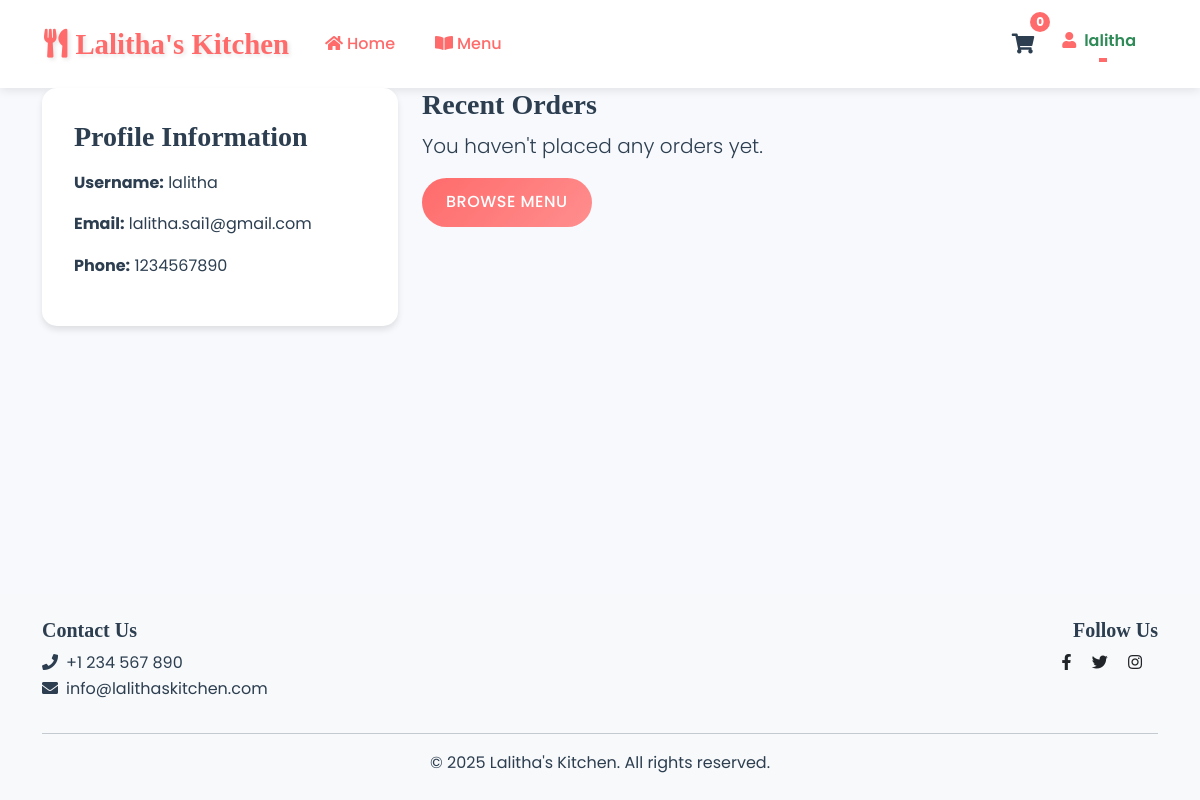
Screenshot of /profile/ (signed in) with the database file from the repository.
### core/models.py (models this page shows)
class User(AbstractUser):
    phone_regex = RegexValidator(
        regex=r'^\+?1?\d{9,15}$',
        message="Phone number must be entered in the format: '+999999999'. Up to 15 digits allowed."
    )
    phone_number = models.CharField(validators=[phone_regex], max_length=17, blank=False)
    email = models.EmailField(unique=True, blank=False)

### core/views.py (the view)
# urls.py: path('profile/', views.profile, name='profile'),  # Added profile URL
@login_required
def profile(request):
    cart_count = get_cart_count(request)
    if request.method == 'POST':
        form = UserChangeForm(request.POST, instance=request.user)
        if form.is_valid():
            form.save()
            messages.success(request, 'Your profile has been updated successfully!')
            return redirect('profile')
    else:
        form = UserChangeForm(instance=request.user)
    recent_orders = Order.objects.filter(user=request.user).order_by('-created_at')[:5]
    context = {
        'form': form,
        'recent_orders': recent_orders,
        'cart_count': cart_count,
    }
    return render(request, 'core/profile.html', context)

### core/context_processors.py (called while the page is built)
def cart_count_processor(request):
    cart = request.session.get('cart', {})
    cart_count = sum(cart.values()) if cart else 0
    return {'cart_count': cart_count}

### core/views.py (called while the page is built)
def get_cart_count(request):
    cart = request.session.get('cart', {})
    return sum(cart.values()) if cart else 0

### templates/core/profile.html (shortened to what this page needs)
{% extends 'base.html' %}
{% block content %}
<div class="container">
    <div class="row">
        <div class="col-md-4">
            <div class="card">
                <div class="card-body">
                    <h3 class="card-title">Profile Information</h3>
                    <p><strong>Username:</strong> {{ user.username }}</p>
                    <p><strong>Email:</strong> {{ user.email }}</p>
                    <p><strong>Phone:</strong> {{ user.phone_number }}</p>
                </div>
            </div>
        </div>
        <div class="col-md-8">
            <h3>Recent Orders</h3>
            {% if orders %}
                <div class="list-group">
                    {% for order in orders %}
                    <a href="{% url 'order_detail' order.id %}" class="list-group-item list-group-item-action">
                        <div class="d-flex w-100 justify-content-between">
                            <h5 class="mb-1">Order #{{ order.id }}</h5>
                            <small>{{ order.created_at|date:"F j, Y, g:i a" }}</small>
                        </div>
                        <p class="mb-1">Total: €{{ order.total_amount }}</p>
                        <span class="badge status-badge status-{{ order.status }}">{{ order.status|title }}</span>
                    </a>
                    {% endfor %}
                </div>
            {% else %}
                <p class="lead">You haven't placed any orders yet.</p>
                <a href="{% url 'menu' %}" class="btn btn-primary">Browse Menu</a>
            {% endif %}
        </div>
    </div>
</div>
{% endblock %}

### templates/base.html (shortened to what this page needs)
{% load static %}
<!DOCTYPE html>
<html lang="en">
<head>
    <link href="https://cdn.jsdelivr.net/npm/bootstrap@5.1.3/dist/css/bootstrap.min.css" rel="stylesheet">
    <link rel="stylesheet" href="https://cdnjs.cloudflare.com/ajax/libs/font-awesome/5.15.4/css/all.min.css">
    <link rel="stylesheet" href="{% static 'css/style.css' %}">
</head>
<body>
    <nav class="navbar navbar-expand-lg navbar-light">
        <div class="container">
            <a class="navbar-brand" href="{% url 'home' %}">
                <i class="fas fa-utensils me-2"></i>Lalitha's Kitchen
            </a>
            <div class="collapse navbar-collapse" id="navbarNav">
                <ul class="navbar-nav me-auto">
                    <li class="nav-item">
                        <a class="nav-link" href="{% url 'home' %}">
                            <i class="fas fa-home me-1"></i>Home
                        </a>
                    </li>
                    <li class="nav-item">
                        <a class="nav-link" href="{% url 'menu' %}">
                            <i class="fas fa-book-open me-1"></i>Menu
                        </a>
                    </li>
                </ul>
                <ul class="navbar-nav">
                    {% if user.is_authenticated %}
                        <li class="nav-item">
                            <div class="cart-wrapper">
                                <a href="{% url 'cart' %}" class="cart-link">
                                    <i class="fas fa-shopping-cart"></i>
                                    <span class="cart-count">{{ cart_count|default:"0" }}</span>
                                </a>
                            </div>
                        </li>
                        <li class="nav-item dropdown">
                            <a class="nav-link dropdown-toggle" href="#" id="userDropdown" role="button" data-bs-toggle="dropdown" aria-expanded="false">
                                <i class="fas fa-user me-2" style="color: #FF6B6B;"></i><span style="color: seagreen; font-weight: 600;">{{ user.username }}</span>
                            </a>
                        </li>
                    {% endif %}
                </ul>
            </div>
        </div>
    </nav>
    <main>
        {% block content %}{% endblock %}
    </main>
    <footer class="bg-light py-4 mt-5">
        <div class="container">
            <div class="row">
                <div class="col-md-6">
                    <h5>Contact Us</h5>
                    <p>
                        <i class="fas fa-phone me-2"></i>+1 234 567 890<br>
                        <i class="fas fa-envelope me-2"></i>info@lalithaskitchen.com
                    </p>
                </div>
                <div class="col-md-6 text-md-end">
                    <h5>Follow Us</h5>
                    <a href="#" class="text-dark me-3"><i class="fab fa-facebook-f"></i></a>
                    <a href="#" class="text-dark me-3"><i class="fab fa-twitter"></i></a>
                    <a href="#" class="text-dark me-3"><i class="fab fa-instagram"></i></a>
                </div>
            </div>
            <hr>
            <div class="text-center">
                <p class="mb-0">&copy; {% now "Y" %} Lalitha's Kitchen. All rights reserved.</p>
            </div>
        </div>
    </footer>
</body>
</html>

### static/css/style.css (style rules this page uses)
:root { --primary-color: #FF6B6B; --secondary-color: #4ECDC4; --accent-color: #45B7D1; --dark-color: #2C3E50; --light-color: #F7F9FC; --success-color: #2ECC71; --warning-color: #F1C40F; --danger-color: #E74C3C; --text-primary: #2C3E50; --text-secondary: #6C7A89; --gradient-primary: linear-gradient(135deg, var(--primary-color), #FF8E8E); --gradient-secondary: linear-gradient(135deg, var(--secondary-color), #6BE4C4); --box-shadow: 0 4px 6px rgba(0, 0, 0, 0.1); --box-shadow-hover: 0 8px 15px rgba(0, 0, 0, 0.15); --transition: all 0.3s ease; }
body { font-family: 'Poppins', sans-serif; color: var(--text-primary); background-color: var(--light-color); line-height: 1.6; min-height: 100vh; display: flex; flex-direction: column; }
h1, h2, h3, h4, h5, h6 { font-family: 'Playfair Display', serif; color: var(--dark-color); font-weight: 600; }
main { flex: 1; }
.navbar { background: var(--dark-color); box-shadow: var(--box-shadow); padding: 1rem 0; }
.navbar-brand { font-family: 'Playfair Display', serif; font-size: 1.8rem; color: var(--primary-color) !important; font-weight: 700; text-shadow: 2px 2px 4px rgba(0, 0, 0, 0.1); }
.nav-link { color: var(--light-color) !important; font-weight: 500; transition: var(--transition); position: relative; padding: 0.5rem 1rem !important; }
.nav-link::after { content: ''; position: absolute; width: 0; height: 2px; bottom: 0; left: 50%; background: var(--primary-color); transition: var(--transition); transform: translateX(-50%); }
.btn { border-radius: 50px; padding: 0.8rem 1.5rem; font-weight: 500; transition: var(--transition); text-transform: uppercase; letter-spacing: 0.5px; }
.btn-primary { background: var(--gradient-primary); border: none; color: white; }
.card { border: none; border-radius: 15px; box-shadow: var(--box-shadow); transition: var(--transition); overflow: hidden; background: white; }
.card-body { padding: 2rem; }
.card-title { color: var(--dark-color); font-weight: 600; margin-bottom: 1rem; }
.cart-count { background: var(--primary-color); border-radius: 50%; padding: 0.25rem 0.5rem; font-size: 0.75rem; position: relative; top: -8px; }

### templates/base.html (style rules this page uses)
:root { --primary-color: #FF6B6B; --secondary-color: #4ECDC4; --text-color: #2C3E50; --background-color: #F7F9FC; }
.cart-wrapper { position: relative; margin-left: 1rem; }
.cart-link { color: var(--text-color); text-decoration: none; font-size: 1.25rem; position: relative; display: inline-block; padding: 0.5rem; transition: all 0.3s ease; }
.cart-count { position: absolute; top: -8px; right: -8px; background: var(--primary-color); color: white; border-radius: 50%; width: 20px; height: 20px; font-size: 0.75rem; display: flex; align-items: center; justify-content: center; font-weight: bold; }
.navbar { background-color: white; box-shadow: 0 2px 10px rgba(0, 0, 0, 0.1); padding: 1rem 2rem; }
.navbar-brand { font-weight: 600; color: #FF6B6B; }
.nav-link { color: #FF6B6B !important; font-weight: 500; transition: all 0.3s ease; padding: 0.5rem 1rem; border-radius: 25px; margin: 0 0.25rem; }

### rows the page displays
User: username "lalitha", email "lalitha.sai1@gmail.com", phone_number "1234567890"

### other values shown
{{ cart_count|default:"0" }} "0"
